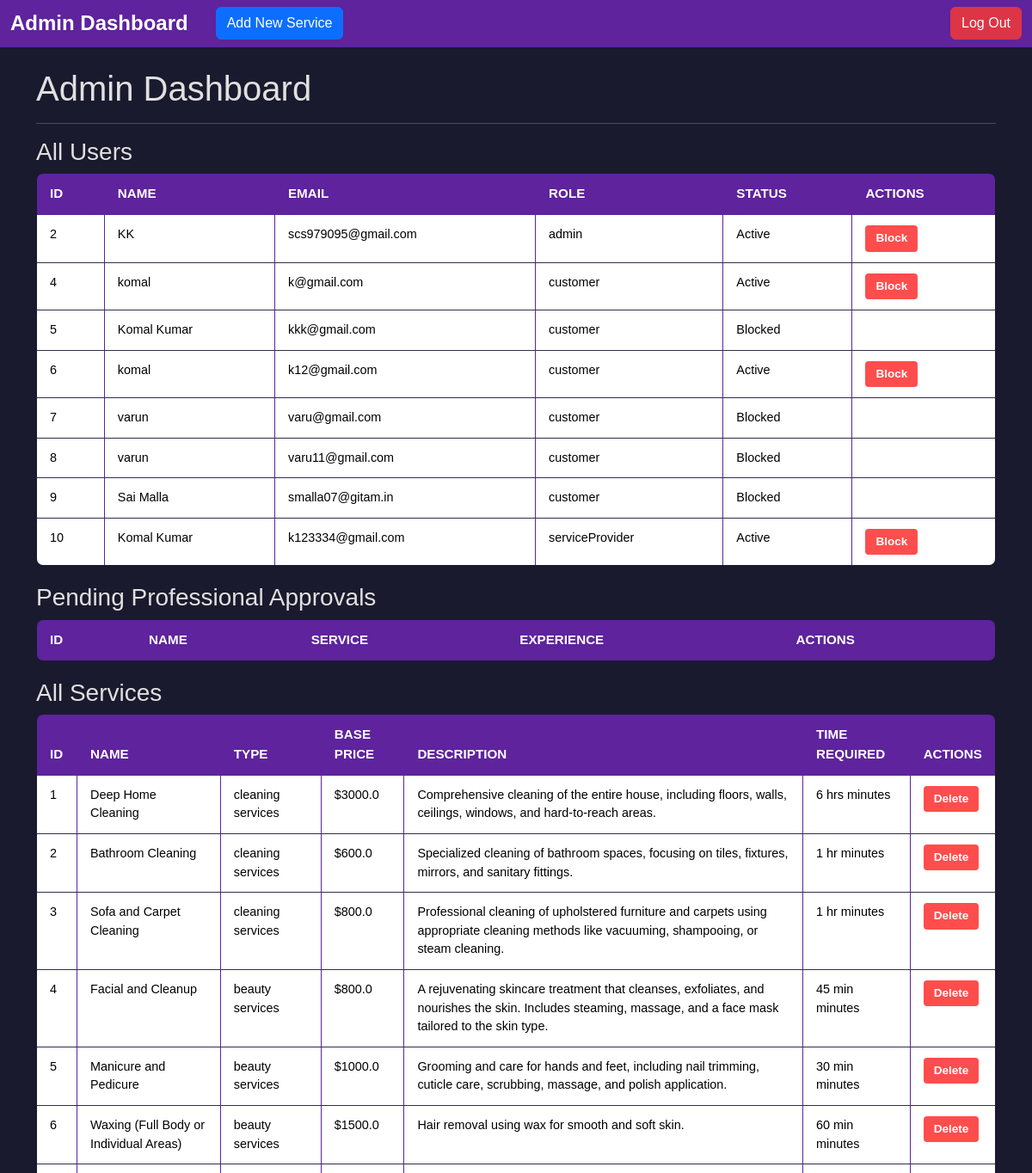
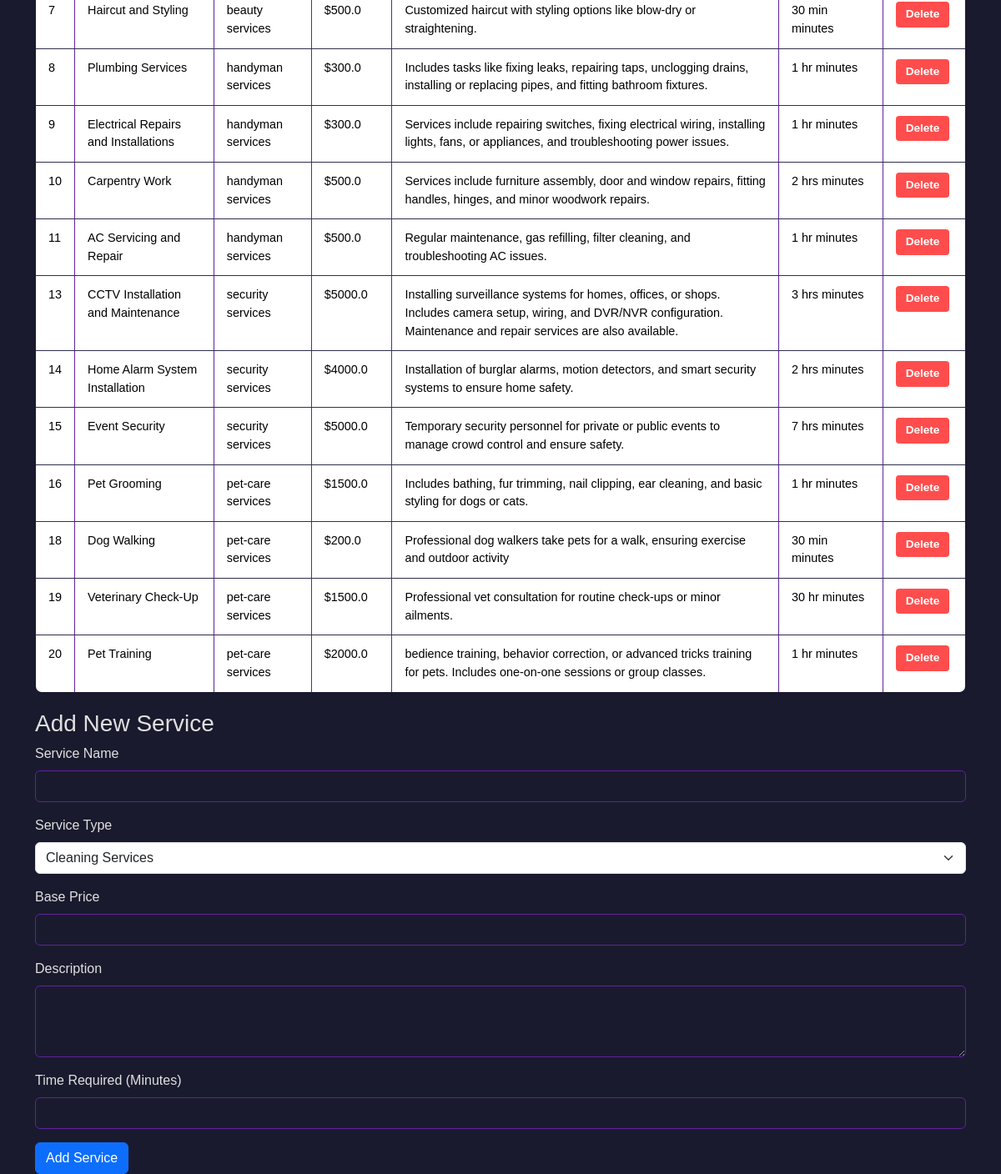
Page /admin/dashboard (signed in) on the committed database (2 pictures, top to bottom).
### app.py (models this page shows)
class User(db.Model):
    id = db.Column(db.Integer, primary_key=True)
    name = db.Column(db.String(80), nullable=False)
    email = db.Column(db.String(120), unique=True, nullable=False)  # Unique Login ID
    password = db.Column(db.String(120), nullable=False)
    phone_number = db.Column(db.String(15))
    role = db.Column(db.String(15), nullable=False)  # 'admin', 'customer', 'professional'
    is_blocked = db.Column(db.Boolean, default=False)  # Admin can block users
    created_at = db.Column(db.DateTime, default=datetime.utcnow)
    address= db.Column(db.String(100), nullable= True)
    professional_details = db.relationship('ProfessionalDetails', back_populates='user', uselist=False)
    customer_requests = db.relationship('ServiceRequest', back_populates='customer')

class Service(db.Model):
    id = db.Column(db.Integer, primary_key=True)
    name = db.Column(db.String(100), unique=True, nullable=False)
    type_of_service = db.Column(db.String(50), nullable=False)
    base_price = db.Column(db.Float, nullable=False)
    description = db.Column(db.Text)
    time_required = db.Column(db.Integer)  # Time in minutes
    created_at = db.Column(db.DateTime, default=datetime.utcnow)
    professionals = db.relationship('ProfessionalDetails', back_populates='service')
    service_requests = db.relationship('ServiceRequest', back_populates='service')

### app.py (the view)
@app.route('/admin/dashboard')
def admin_dashboard():
    if not session.get('admin_logged_in'):
        return redirect(url_for('admin_login'))
    users = User.query.all()
    services = Service.query.all()
    pending_pros = ProfessionalDetails.query.filter_by(is_approved=False).all()
    return render_template('admin_dashboard.html', users=users, services=services, pending_pros=pending_pros)

### templates/admin_dashboard.html (shortened to what this page needs)
<!doctype html>
<html lang="en">
<head>
    <link href="https://cdn.jsdelivr.net/npm/bootstrap@5.3.3/dist/css/bootstrap.min.css" rel="stylesheet">
    <link rel="stylesheet" href="/static/css/styles.css">
</head>
<body>
    <nav class="navbar navbar-light bg-light">
        <div class="container-fluid">
            <div class="d-flex align-items-center">
                <span class="navbar-brand mb-0 h1">Admin Dashboard</span>
                <a href="#addNewService" class="btn btn-primary ms-3">Add New Service</a>
            </div>
            <form action="/logout" method="post">
                <button type="submit" class="btn btn-danger">Log Out</button>
            </form>
        </div>
    </nav>
    <div class="container mt-4">
        <h1>Admin Dashboard</h1>
        <hr>
        <h3>All Users</h3>
        <table class="table table-bordered table-hover">
            <thead>
                <tr>
                    <th>ID</th>
                    <th>Name</th>
                    <th>Email</th>
                    <th>Role</th>
                    <th>Status</th>
                    <th>Actions</th>
                </tr>
            </thead>
            <tbody>
                {% for user in users %}
                <tr>
                    <td>{{ user.id }}</td>
                    <td>{{ user.name }}</td>
                    <td>{{ user.email }}</td>
                    <td>{{ user.role }}</td>
                    <td>
                        {% if user.is_blocked %}
                        Blocked
                        {% else %}
                        Active
                        {% endif %}
                    </td>
                    <td>
                        {% if not user.is_blocked %}
                        <form method="post" action="/admin/block_user/{{ user.id }}">
                            <button class="btn btn-danger btn-sm">Block</button>
                        </form>
                        {% endif %}
                    </td>
                </tr>
                {% endfor %}
            </tbody>
        </table>
        <h3>Pending Professional Approvals</h3>
        <table class="table table-bordered table-hover">
            <thead>
                <tr>
                    <th>ID</th>
                    <th>Name</th>
                    <th>Service</th>
                    <th>Experience</th>
                    <th>Actions</th>
                </tr>
            </thead>
        </table>
        <h3>All Services</h3>
        <table class="table table-bordered table-hover">
            <thead>
                <tr>
                    <th>ID</th>
                    <th>Name</th>
                    <th>Type</th>
                    <th>Base Price</th>
                    <th>Description</th>
                    <th>Time Required</th>
                    <th>Actions</th>
                </tr>
            </thead>
            <tbody>
                {% for service in services %}
                <tr>
                    <td>{{ service.id }}</td>
                    <td>{{ service.name }}</td>
                    <td>{{ service.type_of_service }}</td>
                    <td>${{ service.base_price }}</td>
                    <td>{{ service.description }}</td>
                    <td>{{ service.time_required }} minutes</td>
                    <td>
                        <form method="post" action="/admin/delete_service/{{ service.id }}" class="d-inline">
                            <button type="submit" class="btn btn-danger btn-sm">Delete</button>
                        </form>
                    </td>
                </tr>
                {% endfor %}
            </tbody>
        </table>
        <h3 id="addNewService">Add New Service</h3>
        <form method="post" action="/admin/add_service">
            <div class="mb-3">
                <label for="serviceName" class="form-label">Service Name</label>
                <input type="text" class="form-control" id="serviceName" name="name" required>
            </div>
            <div class="mb-3">
                <label for="serviceType" class="form-label">Service Type</label>
                <select class="form-select" id="serviceType" name="type_of_service" required>
                    <option value="cleaning services">Cleaning Services</option>
                </select>
            </div>
            <div class="mb-3">
                <label for="basePrice" class="form-label">Base Price</label>
                <input type="number" class="form-control" id="basePrice" name="base_price" required>
            </div>
            <div class="mb-3">
                <label for="description" class="form-label">Description</label>
                <textarea class="form-control" id="description" name="description" rows="3" required></textarea>
            </div>
            <div class="mb-3">
                <label for="timeRequired" class="form-label">Time Required (Minutes)</label>
                <input type="number" class="form-control" id="timeRequired" name="time_required" required>
            </div>
            <button type="submit" class="btn btn-primary">Add Service</button>
        </form>
    </div>
</body>
</html>

### static/css/styles.css (style rules this page uses)
body { font-family: 'Arial', sans-serif; background-color: #1a1a2e; color: #e0e0e0; margin: 0; padding: 0; }
.navbar { background-color: #5e239d !important; }
.navbar-brand { font-size: 1.5rem; font-weight: bold; color: #fff !important; }
.table { width: 100%; border-collapse: collapse; margin-bottom: 20px; background-color: #1a1a2e; color: #e0e0e0; border: 1px solid #5e239d; border-radius: 8px; overflow: hidden; }
.table th { background-color: #5e239d; color: #fff; font-weight: 600; text-transform: uppercase; padding: 12px 15px; text-align: left; font-size: 0.95rem; }
.table td { padding: 12px 15px; font-size: 0.9rem; border-bottom: 1px solid #302f4e; }
.table tbody tr:nth-child(even) { background-color: #252545; }
.table .btn { padding: 5px 12px; font-size: 0.85rem; border-radius: 4px; font-weight: bold; }
.table .btn-danger { background-color: #ff4d4d; color: #fff; border: none; }
.form-label { color: #e0e0e0; }
.form-control { background-color: #1a1a2e; color: #e0e0e0; border: 1px solid #5e239d; transition: border-color 0.3s ease, box-shadow 0.3s ease; border-radius: 6px; }

### rows in the picture
User: id "2", name "KK", email "scs979095@gmail.com", role "admin", shows "Active"
User: id "4", name "komal", email "k@gmail.com", role "customer", is_blocked "Active"
User: id "5", name "Komal Kumar", email "kkk@gmail.com", role "customer", is_blocked "Blocked"
User: id "6", name "komal", email "k12@gmail.com", role "customer", is_blocked "Active"
User: id "7", name "varun", email "varu@gmail.com", role "customer", is_blocked "Blocked"
User: id "8", name "varun", email "varu11@gmail.com", role "customer", is_blocked "Blocked"
User: id "9", name "Sai Malla", email "smalla07@gitam.in", role "customer", is_blocked "Blocked"
User: id "10", name "Komal Kumar", email "k123334@gmail.com", role "serviceProvider", is_blocked "Active"
Service: id "1", name "Deep Home Cleaning", type_of_service "cleaning services", base_price "3000.0", description "Comprehensive cleaning of the entire house, including floors, walls, ceilings, windows, and hard-to-reach areas.", time_required "6 hrs"
Service: id "2", name "Bathroom Cleaning", type_of_service "cleaning services", base_price "600.0", description "Specialized cleaning of bathroom spaces, focusing on tiles, fixtures, mirrors, and sanitary fittings.", time_required "1 hr"
Service: id "3", name "Sofa and Carpet Cleaning", type_of_service "cleaning services", base_price "800.0", description "Professional cleaning of upholstered furniture and carpets using appropriate cleaning methods like vacuuming, shampooing, or steam cleaning.", time_required "1 hr"
Service: id "4", name "Facial and Cleanup", type_of_service "beauty services", base_price "800.0", description "A rejuvenating skincare treatment that cleanses, exfoliates, and nourishes the skin. Includes steaming, massage, and a face mask tailored to the skin type.", time_required "45 min"
Service: id "5", name "Manicure and Pedicure", type_of_service "beauty services", base_price "1000.0", description "Grooming and care for hands and feet, including nail trimming, cuticle care, scrubbing, massage, and polish application.", time_required "30 min"
Service: id "6", name "Waxing (Full Body or Individual Areas)", type_of_service "beauty services", base_price "1500.0", description "Hair removal using wax for smooth and soft skin.", time_required "60 min"
Service: id "7", name "Haircut and Styling", type_of_service "beauty services", base_price "500.0", description "Customized haircut with styling options like blow-dry or straightening.", time_required "30 min"
Service: id "8", name "Plumbing Services", type_of_service "handyman services", base_price "300.0", description "Includes tasks like fixing leaks, repairing taps, unclogging drains, installing or replacing pipes, and fitting bathroom fixtures.", time_required "1 hr"
Service: id "9", name "Electrical Repairs and Installations", type_of_service "handyman services", base_price "300.0", description "Services include repairing switches, fixing electrical wiring, installing lights, fans, or appliances, and troubleshooting power issues.", time_required "1 hr"
Service: id "10", name "Carpentry Work", type_of_service "handyman services", base_price "500.0", description "Services include furniture assembly, door and window repairs, fitting handles, hinges, and minor woodwork repairs.", time_required "2 hrs"
Service: id "11", name "AC Servicing and Repair", type_of_service "handyman services", base_price "500.0", description "Regular maintenance, gas refilling, filter cleaning, and troubleshooting AC issues.", time_required "1 hr"
Service: id "13", name "CCTV Installation and Maintenance", type_of_service "security services", base_price "5000.0", description "Installing surveillance systems for homes, offices, or shops. Includes camera setup, wiring, and DVR/NVR configuration. Maintenance and repair services are also available.", time_required "3 hrs"
Service: id "14", name "Home Alarm System Installation", type_of_service "security services", base_price "4000.0", description "Installation of burglar alarms, motion detectors, and smart security systems to ensure home safety.", time_required "2 hrs"
Service: id "15", name "Event Security", type_of_service "security services", base_price "5000.0", description "Temporary security personnel for private or public events to manage crowd control and ensure safety.", time_required "7 hrs"
Service: id "16", name "Pet Grooming", type_of_service "pet-care services", base_price "1500.0", description "Includes bathing, fur trimming, nail clipping, ear cleaning, and basic styling for dogs or cats.", time_required "1 hr"
Service: id "18", name "Dog Walking", type_of_service "pet-care services", base_price "200.0", description "Professional dog walkers take pets for a walk, ensuring exercise and outdoor activity", time_required "30 min"
Service: id "19", name "Veterinary Check-Up", type_of_service "pet-care services", base_price "1500.0", description "Professional vet consultation for routine check-ups or minor ailments.", time_required "30 hr"
Service: id "20", name "Pet Training", type_of_service "pet-care services", base_price "2000.0", description "bedience training, behavior correction, or advanced tricks training for pets. Includes one-on-one sessions or group classes.", time_required "1 hr"
